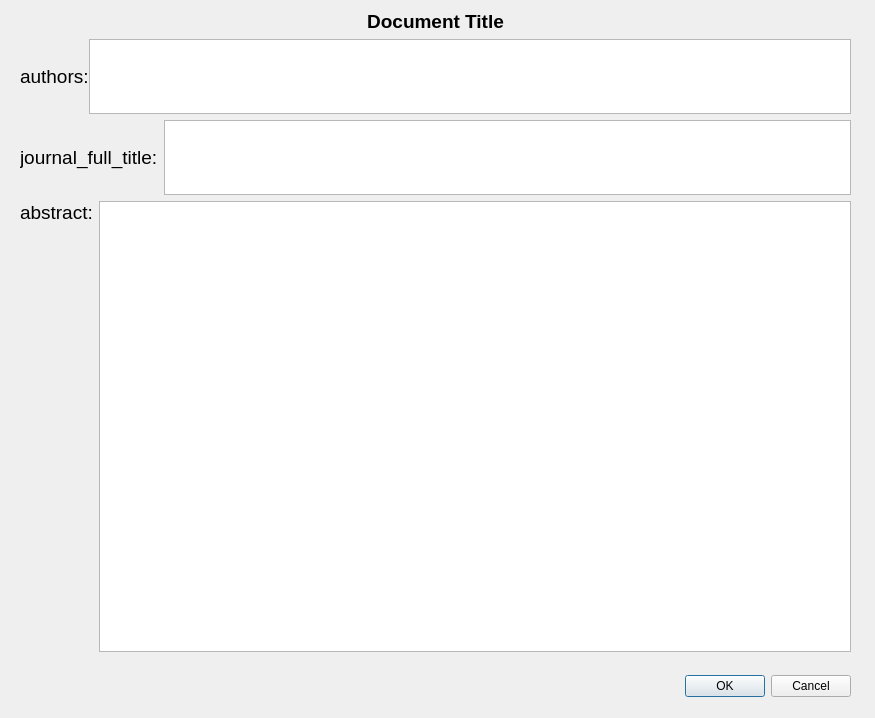
<?xml version="1.0" encoding="UTF-8"?>
<ui version="4.0">
 <class>DDocument</class>
 <widget class="QDialog" name="DDocument">
  <property name="geometry">
   <rect>
    <x>0</x>
    <y>0</y>
    <width>875</width>
    <height>718</height>
   </rect>
  </property>
  <property name="windowTitle">
   <string>Dialog</string>
  </property>
  <widget class="QDialogButtonBox" name="buttonBox">
   <property name="geometry">
    <rect>
     <x>40</x>
     <y>670</y>
     <width>811</width>
     <height>32</height>
    </rect>
   </property>
   <property name="orientation">
    <enum>Qt::Horizontal</enum>
   </property>
   <property name="standardButtons">
    <set>QDialogButtonBox::Cancel|QDialogButtonBox::Ok</set>
   </property>
  </widget>
  <widget class="QWidget" name="layoutWidget">
   <property name="geometry">
    <rect>
     <x>20</x>
     <y>10</y>
     <width>831</width>
     <height>642</height>
    </rect>
   </property>
   <layout class="QVBoxLayout" name="verticalLayout" stretch="0,1,1,6">
    <item>
     <widget class="QLabel" name="lblDocumentTitle">
      <property name="font">
       <font>
        <pointsize>14</pointsize>
        <weight>75</weight>
        <bold>true</bold>
       </font>
      </property>
      <property name="text">
       <string>Document Title</string>
      </property>
      <property name="alignment">
       <set>Qt::AlignCenter</set>
      </property>
     </widget>
    </item>
    <item>
     <layout class="QHBoxLayout" name="horizontalLayout" stretch="0,1">
      <property name="spacing">
       <number>0</number>
      </property>
      <property name="sizeConstraint">
       <enum>QLayout::SetDefaultConstraint</enum>
      </property>
      <item>
       <widget class="QLabel" name="label_2">
        <property name="sizePolicy">
         <sizepolicy hsizetype="Preferred" vsizetype="Preferred">
          <horstretch>0</horstretch>
          <verstretch>2</verstretch>
         </sizepolicy>
        </property>
        <property name="font">
         <font>
          <pointsize>14</pointsize>
         </font>
        </property>
        <property name="frameShape">
         <enum>QFrame::NoFrame</enum>
        </property>
        <property name="frameShadow">
         <enum>QFrame::Plain</enum>
        </property>
        <property name="text">
         <string>authors:</string>
        </property>
       </widget>
      </item>
      <item>
       <widget class="QTextBrowser" name="txtAuthors">
        <property name="enabled">
         <bool>true</bool>
        </property>
        <property name="sizePolicy">
         <sizepolicy hsizetype="Expanding" vsizetype="Preferred">
          <horstretch>0</horstretch>
          <verstretch>200</verstretch>
         </sizepolicy>
        </property>
       </widget>
      </item>
     </layout>
    </item>
    <item>
     <layout class="QHBoxLayout" name="horizontalLayout_2">
      <item>
       <widget class="QLabel" name="label_3">
        <property name="font">
         <font>
          <pointsize>14</pointsize>
         </font>
        </property>
        <property name="text">
         <string>journal_full_title:</string>
        </property>
       </widget>
      </item>
      <item>
       <widget class="QTextBrowser" name="txtJournalFullTitle">
        <property name="sizePolicy">
         <sizepolicy hsizetype="Expanding" vsizetype="Preferred">
          <horstretch>0</horstretch>
          <verstretch>0</verstretch>
         </sizepolicy>
        </property>
       </widget>
      </item>
     </layout>
    </item>
    <item>
     <layout class="QHBoxLayout" name="horizontalLayout_3">
      <item>
       <widget class="QLabel" name="label_4">
        <property name="font">
         <font>
          <pointsize>14</pointsize>
         </font>
        </property>
        <property name="layoutDirection">
         <enum>Qt::LeftToRight</enum>
        </property>
        <property name="text">
         <string>abstract:</string>
        </property>
        <property name="alignment">
         <set>Qt::AlignLeading|Qt::AlignLeft|Qt::AlignTop</set>
        </property>
       </widget>
      </item>
      <item>
       <widget class="QTextBrowser" name="txtAbstract"/>
      </item>
     </layout>
    </item>
   </layout>
  </widget>
 </widget>
 <resources/>
 <connections>
  <connection>
   <sender>buttonBox</sender>
   <signal>accepted()</signal>
   <receiver>DDocument</receiver>
   <slot>accept()</slot>
   <hints>
    <hint type="sourcelabel">
     <x>248</x>
     <y>254</y>
    </hint>
    <hint type="destinationlabel">
     <x>157</x>
     <y>274</y>
    </hint>
   </hints>
  </connection>
  <connection>
   <sender>buttonBox</sender>
   <signal>rejected()</signal>
   <receiver>DDocument</receiver>
   <slot>reject()</slot>
   <hints>
    <hint type="sourcelabel">
     <x>316</x>
     <y>260</y>
    </hint>
    <hint type="destinationlabel">
     <x>286</x>
     <y>274</y>
    </hint>
   </hints>
  </connection>
 </connections>
</ui>
